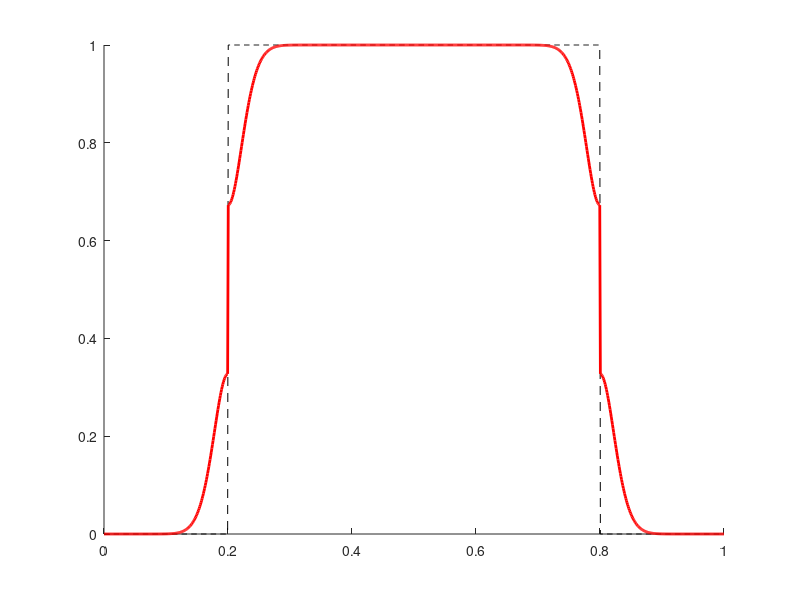
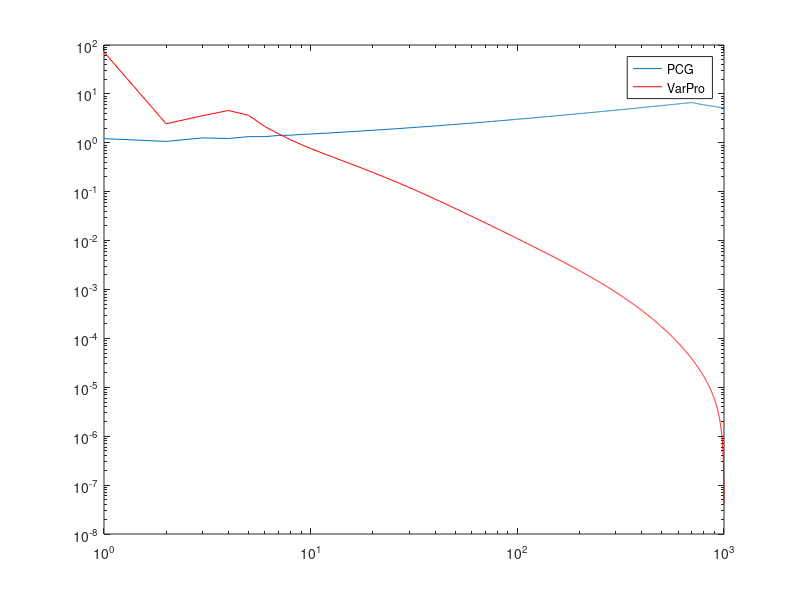

Here is the MATLAB script that generated these plots, in order:
n = 1024; %% increasing this slow down the convergence
 
x = linspace(0,1,n)';
f = abs(x-.5)<=.3;
 
grad = @(x)x-x([2:end 1]);
div  = @(x)x([end 1:end-1])-x;
L = 4; % norm of laplacian
 
%projected gradient descent on the dual
Proj = @(z)z ./ max(abs(z),1);
tau = 1.8/L;
 
lambda = 10;
 
mfun = @(x) lambda*norm(grad(x),1)+ norm(x-f)^2/2;
 
z = zeros(n,1);
niter = 1000;
E = [];
fval = [];
for i=1:niter
    u = div(z) + f/lambda;
    E(i) = norm(u, 'fro')^2;
    z = Proj( z + tau*grad( u ) );
    % denoising result.
    f1 = f+lambda*div(z);
    if mod(i,50)==1
        clf; hold on;
        plot(x, f, 'k--');
        plot(x, f1, 'r', 'LineWidth', 2);
        axis([0 1 0 1]);
        drawnow;
    end
    fval(i) = mfun(f1);
end
 
 
 
%% VarPro
 
%sparse gradient matrix
e = ones(n,1);
D =  spdiags([ e -1*e ],0:1,n,n);
D(n,1)=-1;
 
test = randn(n,1);
disp(['should be zero:', num2str(norm(D*test-grad(test)))])
 
 
v = 0.01*ones(n,1);
fval_v = [];
for i=1:niter
    
    a = (lambda*(D*D')+spdiags(v.^2,0,n,n))\(D*f);
    g = v - a.^2.*v;
    v = v - tau*g;
    
    f1v = -lambda*D'*a + f;
    
    if 0 % mod(i,2)==1
        clf; hold on;
        plot(x, f, 'k--');
        plot(x, f1v, 'r', 'LineWidth', 2);
        axis([0 1 0 1]);
        drawnow;
    end
   
    fval_v(i) = mfun(f1v);
end
a = (lambda*(D*D')+spdiags(v.^2,0,n,n))\(D*f);
f1v = -lambda*D'*a + f;
 
%% plot objective
figure(3)
clf
objmin = min(min(fval_v), min(fval));
loglog(fval - objmin)
hold on
loglog(fval_v - objmin, 'r')
legend('PCG', 'VarPro')